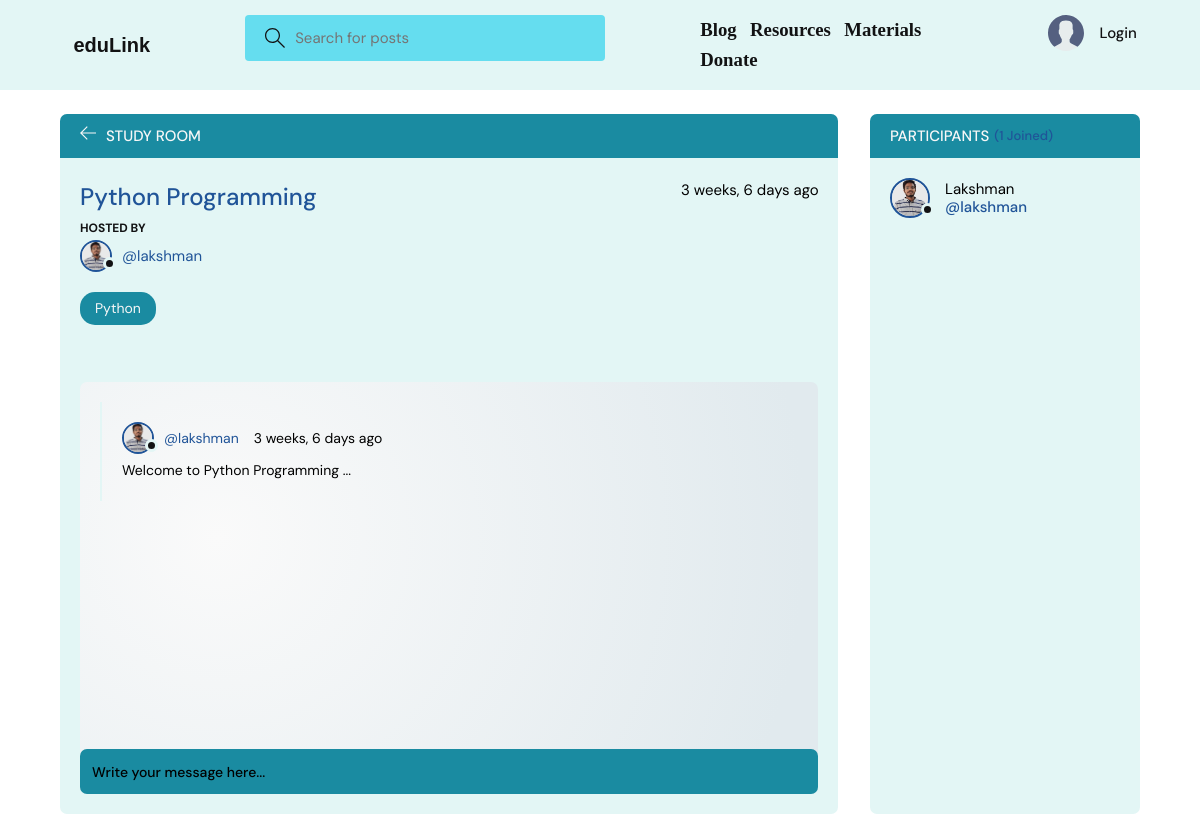
The page /room/1/ on the database its author committed.
### base/models.py (models this page shows, shortened)
class Room(models.Model):
    host = models.ForeignKey(User, on_delete=models.SET_NULL, null=True)
    topic = models.ForeignKey(Topic, on_delete=models.SET_NULL, null=True)
    name = models.CharField(max_length=200)
    description = models.TextField(null=True, blank=True)
    participants = models.ManyToManyField(
        User, related_name='participants', blank=True)
    updated = models.DateTimeField(auto_now=True)
    created = models.DateTimeField(auto_now_add=True)
    class Meta:
        ordering = ['-updated', '-created']

class User(AbstractUser):
    name = models.CharField(max_length=200, null=True)
    email = models.EmailField(unique=True, null=True)
    bio = models.TextField(null=True)
    avatar = models.ImageField(null=True, default="avatar.svg")
    USERNAME_FIELD = 'email'
    REQUIRED_FIELDS = []

class Topic(models.Model):
    name = models.CharField(max_length=200)
    def __str__(self):
        return self.name

class Message(models.Model):
    user = models.ForeignKey(User, on_delete=models.CASCADE)
    room = models.ForeignKey(Room, on_delete=models.CASCADE)
    body = models.TextField()
    updated = models.DateTimeField(auto_now=True)
    created = models.DateTimeField(auto_now_add=True)
    class Meta:
        ordering = ['-updated', '-created']

### base/views.py (the view, shortened to what this page needs)
# urls.py: path('room/<str:pk>/', views.room, name="room"),
def room(request, pk):
    room = Room.objects.get(id=pk)
    room_messages = room.message_set.all()
    participants = room.participants.all()
    context = {'room': room, 'room_messages': room_messages,
               'participants': participants}
    return render(request, 'base/room.html', context)

### base/templates/base/room.html (shortened to what this page needs)
{% extends 'main.html' %}
{% block content %}
<main class="profile-page layout layout--2">
  <div class="container">
    <div class="room">
      <div class="room__top">
        <div class="room__topLeft">
          <a href="{% url 'home' %}">
            <svg version="1.1" xmlns="http://www.w3.org/2000/svg" width="32" height="32" viewBox="0 0 32 32">
              <title>arrow-left</title>
              <path
                d="M13.723 2.286l-13.723 13.714 13.719 13.714 1.616-1.611-10.96-10.96h27.625v-2.286h-27.625l10.965-10.965-1.616-1.607z">
              </path>
            </svg>
          </a>
          <h3>Study Room</h3>
        </div>
      </div>
      <div class="room__box scroll">
        <div class="room__header scroll">
          <div class="room__info">
            <h3>{{room.name}}</h3>
            <span>{{room.created|timesince}} ago</span>
          </div>
          <div class="room__hosted">
            <p>Hosted By</p>
            <a href="{% url 'user-profile' room.host.id %}" class="room__author">
              <div class="avatar avatar--small">
                <img src="{{room.host.avatar.url}}" />
              </div>
              <span>@{{room.host.username}}</span>
            </a>
          </div>
          <span class="room__topics">{{room.topic}}</span>
        </div>
        <div class="room__conversation">
          <div class="threads scroll">
            {% for message in room_messages %}
            <div class="thread">
              <div class="thread__top">
                <div class="thread__author">
                  <a href="{% url 'user-profile' message.user.id %}" class="thread__authorInfo">
                    <div class="avatar avatar--small">
                      <img src="{{message.user.avatar.url}}" />
                    </div>
                    <span>@{{message.user.username}}</span>
                  </a>
                  <span class="thread__date">{{message.created|timesince}} ago</span>
                </div>
              </div>
              <div class="thread__details">
                {{message.body}}
              </div>
            </div>
            {% endfor %}
          </div>
        </div>
      </div>
      <div class="room__message">
        <form action="" method="POST">
          <input name="body" placeholder="Write your message here..." />
        </form>
      </div>
    </div>
    <div class="participants">
      <h3 class="participants__top">Participants <span>({{participants.count}} Joined)</span></h3>
      <div class="participants__list scroll">
        {% for user in participants %}
        <a href="{%  url 'user-profile' user.id %}" class="participant">
          <div class="avatar avatar--medium">
            <img src="{{user.avatar.url}}" />
          </div>
          <p>
            {{user.name}}
            <span>@{{user.username}}</span>
          </p>
        </a>
        {% endfor %}
      </div>
    </div>
  </div>
</main>
{% endblock content %}

### rows shown on the page
Room: name "Python Programming", created "3 weeks, 6 days", host.avatar (picture), host.username "lakshman", topic "Python"
Message: user.avatar (picture), user.username "lakshman", created "3 weeks, 6 days", body "Welcome to Python Programming ..."
User: avatar (picture), name "Lakshman", username "lakshman"

### other values the page prints
{{ participants.count }} "1"
